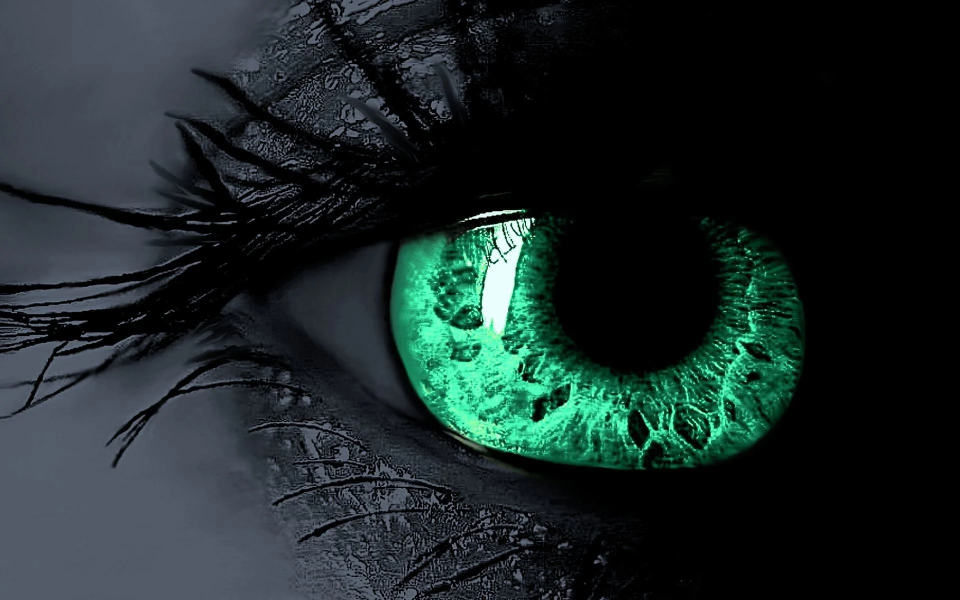
#> input picture abcd.webp, 1920 x 1200 px (shown at 1/2 size)
$ python '5:Binary Image Conversion.py'
#> lines starting #> are read from the running program, lines starting #| are printed output that depends on the picture; after the words box and inside, x2 and y2 are one past the last pixel; in counts of white or black regions, pixels touching at a corner belong together
#5.BINARY IMAGE CONVERSION(High contrast)
import cv2
img = cv2.imread('abcd.webp',0)#0 is given to obtain grayscale image
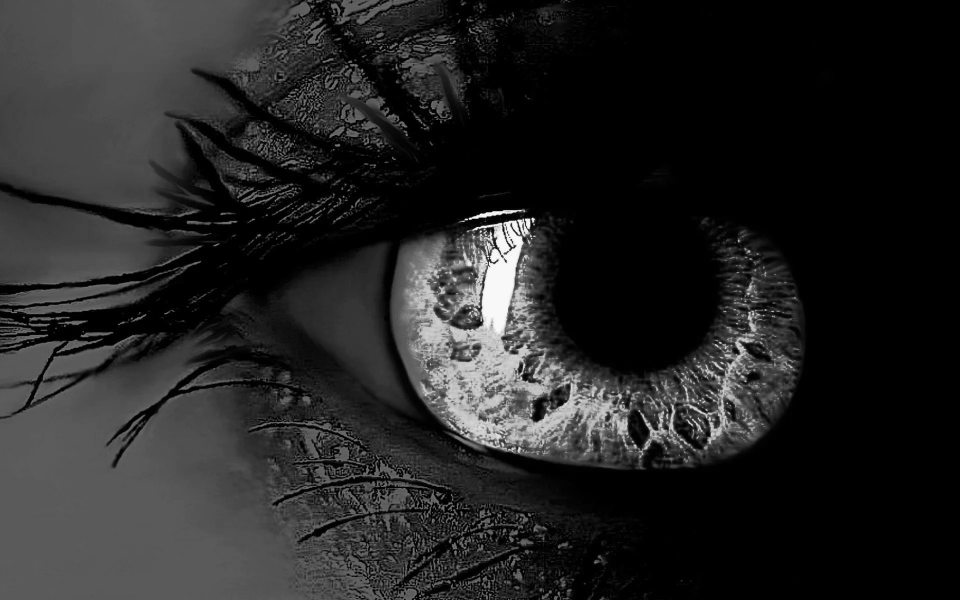
#> img: shape (1200, 1920) (shown at 1/2 size); min 0, max 253, mean 36.5
cv2.imshow('ORIGINAL IMAGE',img)
cv2.imshow('GRAY SCALE IMAGE',img)#displays gray scale image
cv2.waitKey(2000)

#============cv2.threshold(src,thresh value,max val,type of conversion)
ret,binary = cv2.threshold(img,127,255,cv2.THRESH_BINARY)
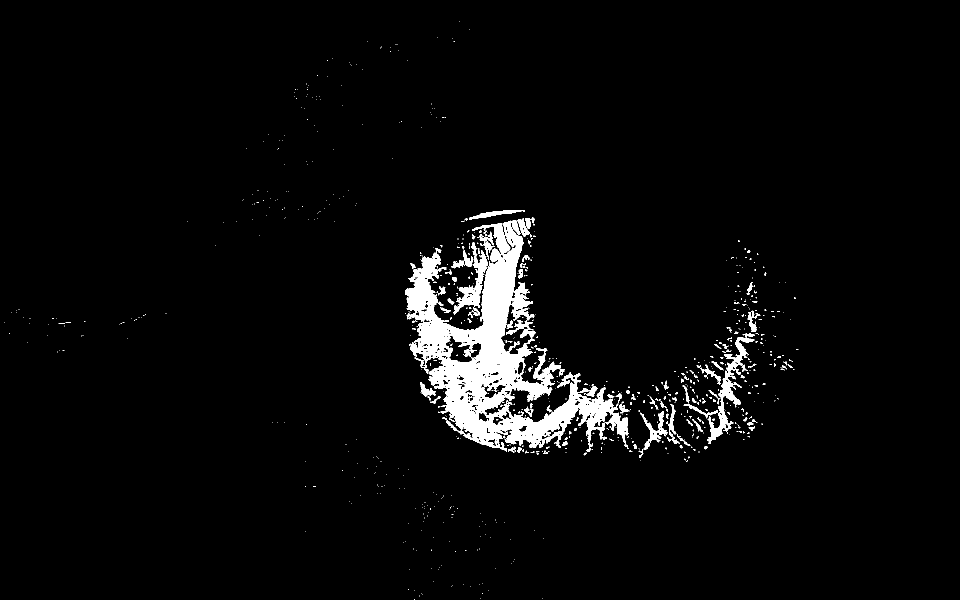
#> binary: shape (1200, 1920) (shown at 1/2 size); 3.6% white; 827 white regions (715 under 20 px), largest, box (x1, y1, x2, y2) and area: (810, 441, 1257, 903) 63515, (1415, 666, 1510, 888) 3850, (907, 484, 976, 629) 2639
#ret is a dummy variable , we do not use it anywhere
#only binARY variable is taken into consideration

cv2.imshow('BINARY IMAGE',binary)
cv2.waitKey(0)
cv2.destroyAllWindows()
